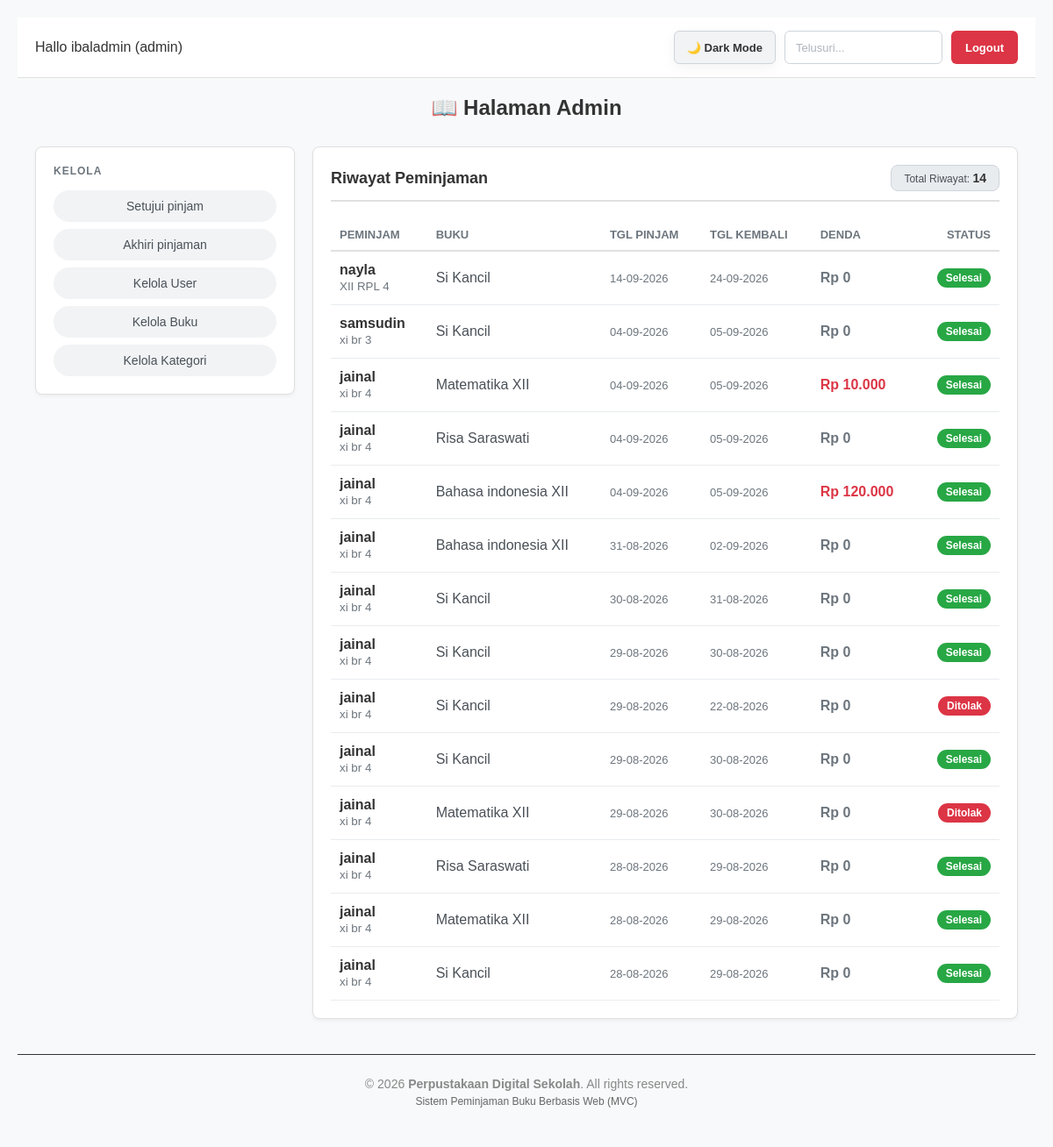
The page /index.php?page=admin&action=riwayatPinjam (signed in) on the database as committed earlier.
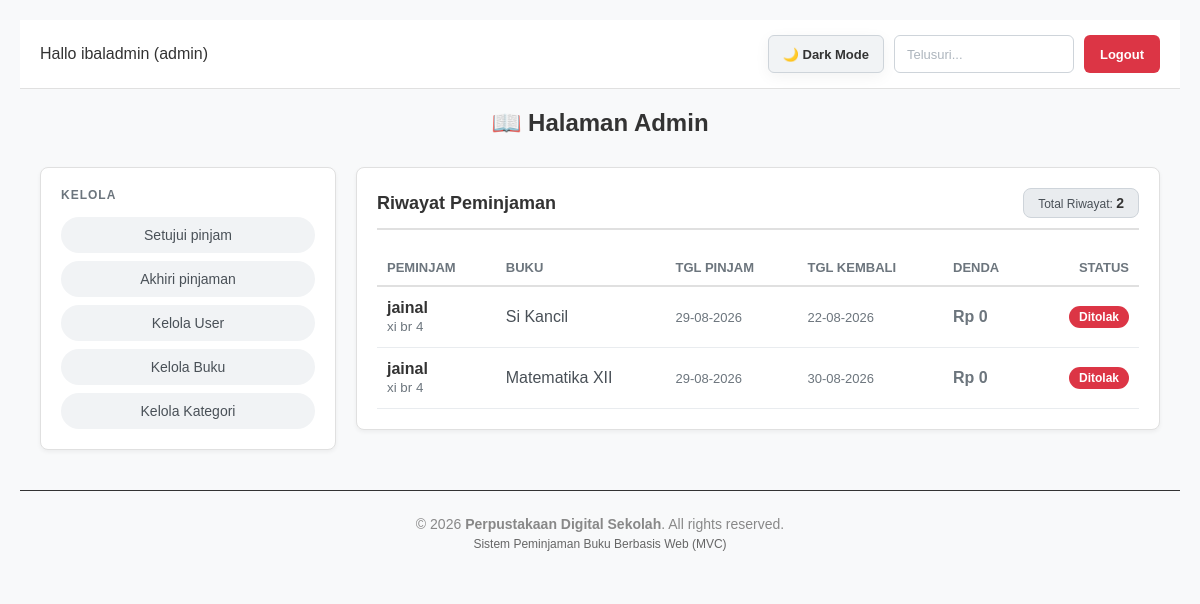
The same page on the database as committed later.
### tables this page shows
CREATE TABLE `peminjaman` (
  `id_pinjam` int(11) NOT NULL,
  `id_user` int(11) NOT NULL,
  `id_buku` int(11) NOT NULL,
  `jumlah` int(11) NOT NULL DEFAULT 1,
  `tgl_pinjam` date NOT NULL,
  `tanggal_kembali_rencana` date DEFAULT NULL,
  `tanggal_dikembalikan` date DEFAULT NULL,
  `tgl_kembali` date NOT NULL,
  `status` enum('Dipinjam','Menunggu Pengembalian','Dikembalikan','Ditolak') DEFAULT 'Dipinjam',
  `denda` int(11) DEFAULT 0
);

CREATE TABLE `user` (
  `id_user` int(11) NOT NULL,
  `nama` varchar(100) NOT NULL,
  `email` varchar(100) NOT NULL,
  `nis` varchar(20) DEFAULT NULL,
  `kelas` varchar(50) DEFAULT NULL,
  `password` varchar(255) NOT NULL,
  `role` enum('admin','siswa') NOT NULL DEFAULT 'siswa'
);

CREATE TABLE `buku` (
  `id_buku` int(11) NOT NULL,
  `nama_buku` varchar(150) NOT NULL,
  `id_kategori` int(11) NOT NULL,
  `stok` int(11) NOT NULL DEFAULT 0,
  `gambar` varchar(255) DEFAULT NULL
);

### controllers/AdminController.php (called while the page is built, shortened)
<?php
require_once 'models/PinjamModel.php';
class AdminController {
    private $pinjamModel;
    public function __construct() {
        $database = new Database();
        $this->db = $database->getConnection();
        $this->pinjamModel = new PinjamModel($this->db);
    }
public function riwayatPinjam() {
    $search = trim($_GET['search'] ?? '');
    $riwayatList = $this->pinjamModel->getRiwayatPinjaman($search);
    require_once 'views/admin/riwayat_pinjam.php';
}
}

### config/Database.php (called while the page is built, shortened)
<?php
class Database {
    private $host = "localhost";
    private $user = "root";
    private $pass = "";
    private $dbname = "db_peminjamanbuku2";
    public function getConnection() {
        $this->conn = null;
        try {
            $this->conn = new PDO("mysql:host=" . $this->host . ";dbname=" . $this->dbname, $this->user, $this->pass);
            $this->conn->setAttribute(PDO::ATTR_ERRMODE, PDO::ERRMODE_EXCEPTION);
        } catch(PDOException $exception) {
            echo "Connection error: " . $exception->getMessage();
        }
        return $this->conn;
    }
}

### models/PinjamModel.php (called while the page is built, shortened)
<?php
class PinjamModel {
    private $conn;
    private $table = 'peminjaman';
    public function __construct($db) {
        $this->conn = $db;
    }
public function getRiwayatPinjaman($search = '') {
    $query = "SELECT p.*, b.nama_buku, u.nama AS nama_siswa, u.kelas
              FROM " . $this->table . " p
              JOIN buku b ON p.id_buku = b.id_buku
              JOIN user u ON p.id_user = u.id_user
              WHERE p.status IN ('selesai', 'ditolak')";
    $query .= " ORDER BY p.id_pinjam DESC";
    $stmt = $this->conn->prepare($query);
    $stmt->execute();
    return $stmt->fetchAll(PDO::FETCH_ASSOC);
}
}

### views/admin/riwayat_pinjam.php (the view, shortened to what the changed rows need)
<?php include 'views/layout/header.php'; ?>
<div class="header-bar">
    <div style="font-weight: 500; color: var(--text-main);">Hallo <?= htmlspecialchars($_SESSION['user']['nama']); ?> (admin)</div>
    <div class="header-actions">
        <button id="themeToggle" class="theme-toggle-btn" onclick="toggleTheme()">🌙 Dark Mode</button>
        <form method="GET" action="index.php" style="display: inline-flex; margin: 0;">
            <input type="text" name="search" placeholder="Telusuri..." value="<?= htmlspecialchars($_GET['search'] ?? ''); ?>" class="input-dark">
        </form>
        <a href="index.php?page=logout" class="btn-red">Logout</a>
    </div>
</div>
<h2 style="text-align:center; margin-bottom: 30px; color: var(--text-main);">📖 Halaman Admin</h2>
<div style="display: flex; gap: 20px; align-items: flex-start; padding: 0 20px;">
    <div class="card" style="flex: 1; min-width: 220px; padding: 20px; box-sizing: border-box;">
        <p style="color: var(--text-muted); margin-top: 0; margin-bottom: 15px; font-size: 12px; letter-spacing: 1px; text-transform: uppercase; font-weight: bold;">Kelola</p>
        <div class="sidebar-menu">
            <a href="index.php?page=admin&action=dashboard" class="btn-sidebar">Setujui pinjam</a>
            <a href="index.php?page=admin&action=akhiriPinjaman" class="btn-sidebar">Akhiri pinjaman</a>
            <a href="index.php?page=admin&action=kelolaUser" class="btn-sidebar">Kelola User</a>
            <a href="index.php?page=admin&action=kelolaBuku" class="btn-sidebar">Kelola Buku</a>
            <a href="index.php?page=admin&action=kelolaKategori" class="btn-sidebar">Kelola Kategori</a>
        </div>
    </div>
    <div class="card" style="flex: 3; box-sizing: border-box;">
        <div style="margin-bottom: 20px; border-bottom: 2px solid var(--border-color); padding-bottom: 10px; display: flex; justify-content: space-between; align-items: center;">
            <h3 style="margin: 0; font-size: 18px; color: var(--text-main);">Riwayat Peminjaman</h3>
            <span class="badge-count">Total Riwayat: <strong style="font-size: 14px; color: var(--text-main);"><?= count($riwayatList); ?></strong></span>
        </div>
        <div class="table-container">
            <table style="width: 100%; border-collapse: collapse;">
                <thead>
                    <tr style="color: var(--text-muted); font-size: 13px; text-align: left; border-bottom: 2px solid var(--border-color); text-transform: uppercase;">
                        <th style="padding: 10px;">Peminjam</th>
                        <th style="padding: 10px;">Buku</th>
                        <th style="padding: 10px;">Tgl Pinjam</th>
                        <th style="padding: 10px;">Tgl Kembali</th>
                        <th style="padding: 10px;">Denda</th>
                        <th style="padding: 10px; text-align: right;">Status</th>
                    </tr>
                </thead>
                <tbody>
                    <?php if (!empty($riwayatList)): ?>
                        <?php foreach ($riwayatList as $r): ?>
                        <tr style="border-bottom: 1px solid var(--table-border);">
                            <td style="padding: 12px 10px; font-weight: bold; color: var(--text-main);">
                                <?= htmlspecialchars($r['nama_siswa']); ?>
                                <?php if (!empty($r['kelas'])): ?>
                                    <br><small style="color: var(--text-muted); font-weight: normal;"><?= htmlspecialchars($r['kelas']); ?></small>
                                <?php endif; ?>
                            </td>
                            <td style="padding: 12px 10px; color: var(--input-text); font-weight: 500;"><?= htmlspecialchars($r['nama_buku']); ?></td>
                            <td style="padding: 12px 10px; color: var(--text-muted); font-size: 13px;">
                                <?= !empty($r['tgl_pinjam']) ? date('d-m-Y', strtotime($r['tgl_pinjam'])) : '-'; ?>
                            </td>
                            <td style="padding: 12px 10px; color: var(--text-muted); font-size: 13px;">
                                <?= !empty($r['tgl_kembali']) ? date('d-m-Y', strtotime($r['tgl_kembali'])) : '-'; ?>
                            </td>
                            <td style="padding: 12px 10px; font-weight: bold; color: <?= ($r['denda'] > 0) ? '#dc3545' : 'var(--text-muted)'; ?>;">
                                Rp <?= number_format($r['denda'] ?? 0, 0, ',', '.'); ?>
                            </td>
                            <td style="padding: 12px 10px; text-align: right;">
                                <?php if ($r['status'] === 'selesai'): ?>
                                    <span class="badge-status status-selesai">Selesai</span>
                                <?php else: ?>
                                    <span class="badge-status status-ditolak">Ditolak</span>
                                <?php endif; ?>
                            </td>
                        </tr>
                        <?php endforeach; ?>
                    <?php else: ?>
                        <tr>
                            <td colspan="6" style="text-align: center; color: var(--text-muted); padding: 25px; font-size: 13px;">Belum ada riwayat transaksi.</td>
                        </tr>
                    <?php endif; ?>
                </tbody>
            </table>
        </div>
    </div>
</div>
<?php include 'views/layout/footer.php'; ?>

Rows that differ between the two databases and show on the page:
no longer on this page (row edited): peminjaman: id_user.nama "nayla", id_user.kelas "XII RPL 4", id_buku.nama_buku "Si Kancil", tgl_pinjam "14-09-2026", tgl_kembali "24-09-2026", denda "0", status "Selesai"
no longer on this page (row edited): peminjaman: id_user.nama "samsudin", id_user.kelas "xi br 3", id_buku.nama_buku "Si Kancil", tgl_pinjam "04-09-2026", tgl_kembali "05-09-2026", denda "0", status "Selesai"
no longer on this page (row edited): peminjaman: id_user.nama "jainal", id_user.kelas "xi br 4", id_buku.nama_buku "Matematika XII", tgl_pinjam "04-09-2026", tgl_kembali "05-09-2026", denda "10.000", status "Selesai"
no longer on this page (row edited): peminjaman: id_user.nama "jainal", id_user.kelas "xi br 4", id_buku.nama_buku "Risa Saraswati", tgl_pinjam "04-09-2026", tgl_kembali "05-09-2026", denda "0", status "Selesai"
no longer on this page (row edited): peminjaman: id_user.nama "jainal", id_user.kelas "xi br 4", id_buku.nama_buku "Bahasa indonesia XII", tgl_pinjam "04-09-2026", tgl_kembali "05-09-2026", denda "120.000", status "Selesai"
no longer on this page (row edited): peminjaman: id_user.nama "jainal", id_user.kelas "xi br 4", id_buku.nama_buku "Bahasa indonesia XII", tgl_pinjam "31-08-2026", tgl_kembali "02-09-2026", denda "0", status "Selesai"
no longer on this page (row edited): peminjaman: id_user.nama "jainal", id_user.kelas "xi br 4", id_buku.nama_buku "Si Kancil", tgl_pinjam "30-08-2026", tgl_kembali "31-08-2026", denda "0", status "Selesai"
no longer on this page (row edited): peminjaman: id_user.nama "jainal", id_user.kelas "xi br 4", id_buku.nama_buku "Si Kancil", tgl_pinjam "29-08-2026", tgl_kembali "30-08-2026", denda "0", status "Selesai"
no longer on this page (row edited): peminjaman: id_user.nama "jainal", id_user.kelas "xi br 4", id_buku.nama_buku "Si Kancil", tgl_pinjam "29-08-2026", tgl_kembali "30-08-2026", denda "0", status "Selesai"
no longer on this page (row edited): peminjaman: id_user.nama "jainal", id_user.kelas "xi br 4", id_buku.nama_buku "Risa Saraswati", tgl_pinjam "28-08-2026", tgl_kembali "29-08-2026", denda "0", status "Selesai"
no longer on this page (row edited): peminjaman: id_user.nama "jainal", id_user.kelas "xi br 4", id_buku.nama_buku "Matematika XII", tgl_pinjam "28-08-2026", tgl_kembali "29-08-2026", denda "0", status "Selesai"
no longer on this page (row edited): peminjaman: id_user.nama "jainal", id_user.kelas "xi br 4", id_buku.nama_buku "Si Kancil", tgl_pinjam "28-08-2026", tgl_kembali "29-08-2026", denda "0", status "Selesai"
Other text that changed with them:
count($riwayatList): "14" → "2"
